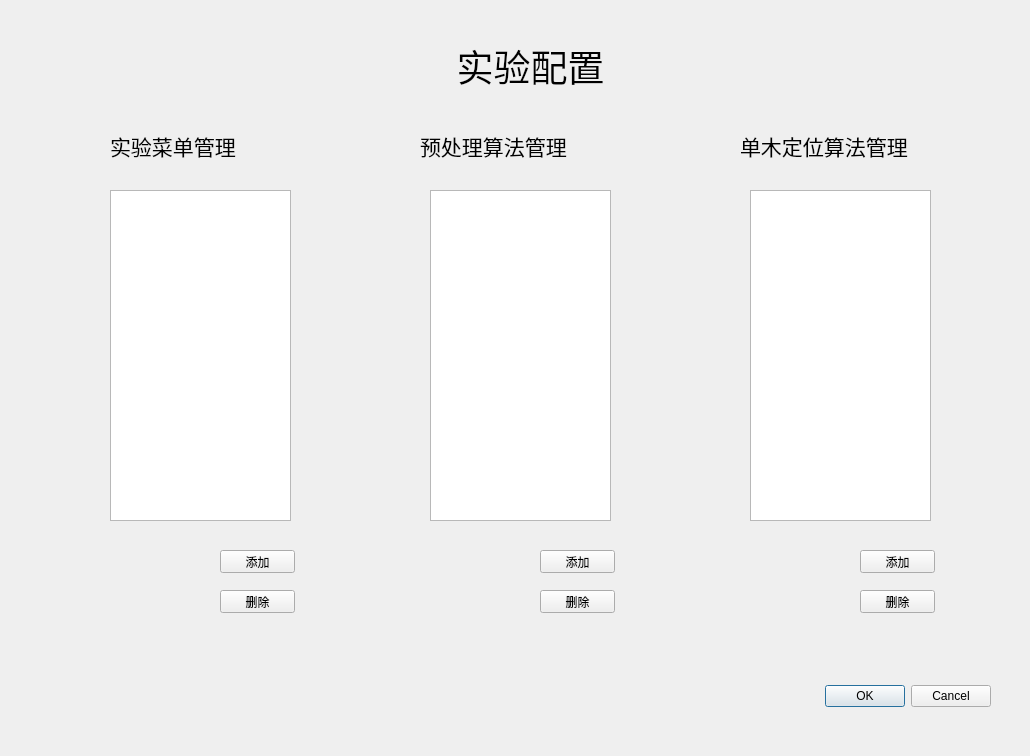
<?xml version="1.0" encoding="UTF-8"?>
<ui version="4.0">
 <class>Config_Dialog</class>
 <widget class="QDialog" name="Config_Dialog">
  <property name="geometry">
   <rect>
    <x>0</x>
    <y>0</y>
    <width>1030</width>
    <height>756</height>
   </rect>
  </property>
  <property name="windowTitle">
   <string>实验配置</string>
  </property>
  <widget class="QDialogButtonBox" name="buttonBox">
   <property name="geometry">
    <rect>
     <x>650</x>
     <y>680</y>
     <width>341</width>
     <height>32</height>
    </rect>
   </property>
   <property name="orientation">
    <enum>Qt::Horizontal</enum>
   </property>
   <property name="standardButtons">
    <set>QDialogButtonBox::Cancel|QDialogButtonBox::Ok</set>
   </property>
  </widget>
  <widget class="QListView" name="listView">
   <property name="geometry">
    <rect>
     <x>110</x>
     <y>190</y>
     <width>181</width>
     <height>331</height>
    </rect>
   </property>
  </widget>
  <widget class="QListView" name="listView_2">
   <property name="geometry">
    <rect>
     <x>430</x>
     <y>190</y>
     <width>181</width>
     <height>331</height>
    </rect>
   </property>
  </widget>
  <widget class="QListView" name="listView_3">
   <property name="geometry">
    <rect>
     <x>750</x>
     <y>190</y>
     <width>181</width>
     <height>331</height>
    </rect>
   </property>
  </widget>
  <widget class="QPushButton" name="pB_add1">
   <property name="geometry">
    <rect>
     <x>220</x>
     <y>550</y>
     <width>75</width>
     <height>23</height>
    </rect>
   </property>
   <property name="text">
    <string>添加</string>
   </property>
  </widget>
  <widget class="QPushButton" name="pB_add2">
   <property name="geometry">
    <rect>
     <x>540</x>
     <y>550</y>
     <width>75</width>
     <height>23</height>
    </rect>
   </property>
   <property name="text">
    <string>添加</string>
   </property>
  </widget>
  <widget class="QPushButton" name="pB_add3">
   <property name="geometry">
    <rect>
     <x>860</x>
     <y>550</y>
     <width>75</width>
     <height>23</height>
    </rect>
   </property>
   <property name="text">
    <string>添加</string>
   </property>
  </widget>
  <widget class="QLabel" name="label">
   <property name="geometry">
    <rect>
     <x>110</x>
     <y>120</y>
     <width>171</width>
     <height>51</height>
    </rect>
   </property>
   <property name="font">
    <font>
     <family>Adobe Arabic</family>
     <pointsize>16</pointsize>
    </font>
   </property>
   <property name="text">
    <string>实验菜单管理</string>
   </property>
  </widget>
  <widget class="QLabel" name="label_2">
   <property name="geometry">
    <rect>
     <x>420</x>
     <y>120</y>
     <width>201</width>
     <height>51</height>
    </rect>
   </property>
   <property name="font">
    <font>
     <family>Adobe Arabic</family>
     <pointsize>16</pointsize>
    </font>
   </property>
   <property name="text">
    <string>预处理算法管理</string>
   </property>
  </widget>
  <widget class="QLabel" name="label_3">
   <property name="geometry">
    <rect>
     <x>740</x>
     <y>120</y>
     <width>231</width>
     <height>51</height>
    </rect>
   </property>
   <property name="font">
    <font>
     <family>Adobe Arabic</family>
     <pointsize>16</pointsize>
    </font>
   </property>
   <property name="text">
    <string>单木定位算法管理</string>
   </property>
  </widget>
  <widget class="QLabel" name="label_4">
   <property name="geometry">
    <rect>
     <x>70</x>
     <y>30</y>
     <width>921</width>
     <height>71</height>
    </rect>
   </property>
   <property name="font">
    <font>
     <family>Adobe Arabic</family>
     <pointsize>28</pointsize>
    </font>
   </property>
   <property name="text">
    <string>实验配置</string>
   </property>
   <property name="alignment">
    <set>Qt::AlignCenter</set>
   </property>
  </widget>
  <widget class="QPushButton" name="pB_delete1">
   <property name="geometry">
    <rect>
     <x>220</x>
     <y>590</y>
     <width>75</width>
     <height>23</height>
    </rect>
   </property>
   <property name="text">
    <string>删除</string>
   </property>
  </widget>
  <widget class="QPushButton" name="pB_delete2">
   <property name="geometry">
    <rect>
     <x>540</x>
     <y>590</y>
     <width>75</width>
     <height>23</height>
    </rect>
   </property>
   <property name="text">
    <string>删除</string>
   </property>
  </widget>
  <widget class="QPushButton" name="pB_delete3">
   <property name="geometry">
    <rect>
     <x>860</x>
     <y>590</y>
     <width>75</width>
     <height>23</height>
    </rect>
   </property>
   <property name="text">
    <string>删除</string>
   </property>
  </widget>
 </widget>
 <resources/>
 <connections>
  <connection>
   <sender>buttonBox</sender>
   <signal>accepted()</signal>
   <receiver>Config_Dialog</receiver>
   <slot>accept()</slot>
   <hints>
    <hint type="sourcelabel">
     <x>248</x>
     <y>254</y>
    </hint>
    <hint type="destinationlabel">
     <x>157</x>
     <y>274</y>
    </hint>
   </hints>
  </connection>
  <connection>
   <sender>buttonBox</sender>
   <signal>rejected()</signal>
   <receiver>Config_Dialog</receiver>
   <slot>reject()</slot>
   <hints>
    <hint type="sourcelabel">
     <x>316</x>
     <y>260</y>
    </hint>
    <hint type="destinationlabel">
     <x>286</x>
     <y>274</y>
    </hint>
   </hints>
  </connection>
 </connections>
</ui>
